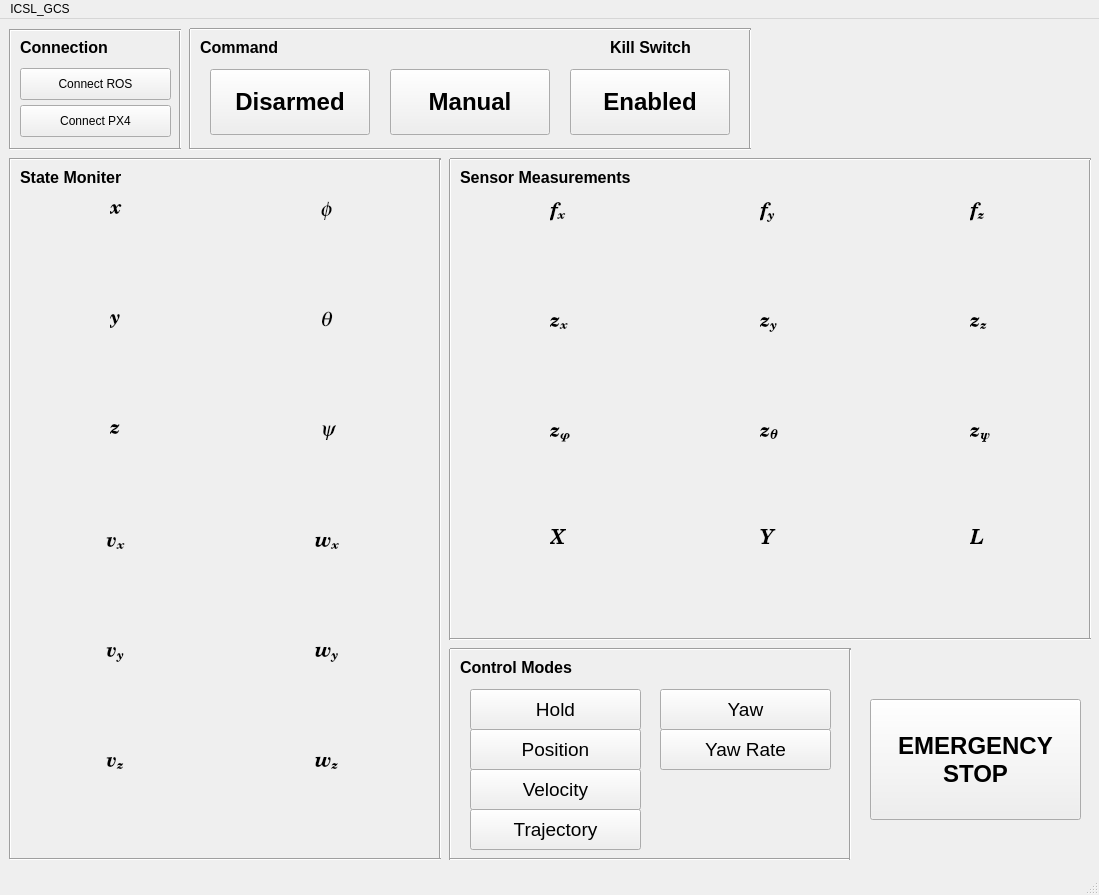
 <widget class="QMainWindow" name="ICSL_GCS">
  <property name="geometry">
   <rect>
    <x>0</x>
    <y>0</y>
    <width>1099</width>
    <height>895</height>
   </rect>
  </property>
  <property name="windowTitle">
   <string>MainWindow</string>
  </property>
  <widget class="QWidget" name="centralwidget">
   <widget class="QLabel" name="label">
    <property name="geometry">
     <rect>
      <x>20</x>
      <y>20</y>
      <width>91</width>
      <height>17</height>
     </rect>
    </property>
    <property name="font">
     <font>
      <pointsize>12</pointsize>
      <weight>75</weight>
      <bold>true</bold>
     </font>
    </property>
    <property name="text">
     <string>Connection</string>
    </property>
   </widget>
   <widget class="QPushButton" name="pushButton_connect_ros">
    <property name="geometry">
     <rect>
      <x>20</x>
      <y>49</y>
      <width>151</width>
      <height>32</height>
     </rect>
    </property>
    <property name="text">
     <string>Connect ROS</string>
    </property>
   </widget>
   <widget class="QPushButton" name="pushButton_connect_px4">
    <property name="geometry">
     <rect>
      <x>20</x>
      <y>86</y>
      <width>151</width>
      <height>32</height>
     </rect>
    </property>
    <property name="text">
     <string>Connect PX4</string>
    </property>
   </widget>
   <widget class="Line" name="line">
    <property name="geometry">
     <rect>
      <x>0</x>
      <y>10</y>
      <width>20</width>
      <height>120</height>
     </rect>
    </property>
    <property name="orientation">
     <enum>Qt::Vertical</enum>
    </property>
   </widget>
   <widget class="Line" name="line_2">
    <property name="geometry">
     <rect>
      <x>170</x>
      <y>10</y>
      <width>20</width>
      <height>120</height>
     </rect>
    </property>
    <property name="orientation">
     <enum>Qt::Vertical</enum>
    </property>
   </widget>
   <widget class="Line" name="line_3">
    <property name="geometry">
     <rect>
      <x>10</x>
      <y>-4</y>
      <width>171</width>
      <height>31</height>
     </rect>
    </property>
    <property name="orientation">
     <enum>Qt::Horizontal</enum>
    </property>
   </widget>
   <widget class="Line" name="line_4">
    <property name="geometry">
     <rect>
      <x>10</x>
      <y>120</y>
      <width>171</width>
      <height>21</height>
     </rect>
    </property>
    <property name="orientation">
     <enum>Qt::Horizontal</enum>
    </property>
   </widget>
   <widget class="QLabel" name="label_11">
    <property name="geometry">
     <rect>
      <x>20</x>
      <y>150</y>
      <width>171</width>
      <height>17</height>
     </rect>
    </property>
    <property name="font">
     <font>
      <pointsize>12</pointsize>
      <weight>75</weight>
      <bold>true</bold>
     </font>
    </property>
    <property name="text">
     <string>State Moniter</string>
    </property>
   </widget>
   <widget class="Line" name="line_9">
    <property name="geometry">
     <rect>
      <x>0</x>
      <y>139</y>
      <width>20</width>
      <height>701</height>
     </rect>
    </property>
    <property name="orientation">
     <enum>Qt::Vertical</enum>
    </property>
   </widget>
   <widget class="Line" name="line_10">
    <property name="geometry">
     <rect>
      <x>10</x>
      <y>130</y>
      <width>431</width>
      <height>21</height>
     </rect>
    </property>
    <property name="orientation">
     <enum>Qt::Horizontal</enum>
    </property>
   </widget>
   <widget class="Line" name="line_11">
    <property name="geometry">
     <rect>
      <x>430</x>
      <y>140</y>
      <width>20</width>
      <height>701</height>
     </rect>
    </property>
    <property name="orientation">
     <enum>Qt::Vertical</enum>
    </property>
   </widget>
   <widget class="Line" name="line_12">
    <property name="geometry">
     <rect>
      <x>10</x>
      <y>830</y>
      <width>431</width>
      <height>21</height>
     </rect>
    </property>
    <property name="orientation">
     <enum>Qt::Horizontal</enum>
    </property>
   </widget>
   <widget class="QPushButton" name="pushButton_arming">
    <property name="geometry">
     <rect>
      <x>210</x>
      <y>50</y>
      <width>160</width>
      <height>66</height>
     </rect>
    </property>
    <property name="font">
     <font>
      <pointsize>18</pointsize>
      <weight>75</weight>
      <bold>true</bold>
     </font>
    </property>
    <property name="text">
     <string>Disarmed</string>
    </property>
   </widget>
   <widget class="QLabel" name="label_6">
    <property name="geometry">
     <rect>
      <x>200</x>
      <y>20</y>
      <width>91</width>
      <height>17</height>
     </rect>
    </property>
    <property name="font">
     <font>
      <pointsize>12</pointsize>
      <weight>75</weight>
      <bold>true</bold>
     </font>
    </property>
    <property name="text">
     <string>Command</string>
    </property>
   </widget>
   <widget class="Line" name="line_17">
    <property name="geometry">
     <rect>
      <x>740</x>
      <y>10</y>
      <width>20</width>
      <height>120</height>
     </rect>
    </property>
    <property name="orientation">
     <enum>Qt::Vertical</enum>
    </property>
   </widget>
   <widget class="Line" name="line_18">
    <property name="geometry">
     <rect>
      <x>180</x>
      <y>10</y>
      <width>20</width>
      <height>120</height>
     </rect>
    </property>
    <property name="orientation">
     <enum>Qt::Vertical</enum>
    </property>
   </widget>
   <widget class="Line" name="line_19">
    <property name="geometry">
     <rect>
      <x>190</x>
      <y>120</y>
      <width>561</width>
      <height>21</height>
     </rect>
    </property>
    <property name="orientation">
     <enum>Qt::Horizontal</enum>
    </property>
   </widget>
   <widget class="Line" name="line_20">
    <property name="geometry">
     <rect>
      <x>190</x>
      <y>0</y>
      <width>561</width>
      <height>21</height>
     </rect>
    </property>
    <property name="orientation">
     <enum>Qt::Horizontal</enum>
    </property>
   </widget>
   <widget class="QPushButton" name="pushButton_flight_mode">
    <property name="geometry">
     <rect>
      <x>390</x>
      <y>50</y>
      <width>160</width>
      <height>66</height>
     </rect>
    </property>
    <property name="font">
     <font>
      <pointsize>18</pointsize>
      <weight>75</weight>
      <bold>true</bold>
     </font>
    </property>
    <property name="text">
     <string>Manual</string>
    </property>
   </widget>
   <widget class="QPushButton" name="pushButton_kill_switch">
    <property name="geometry">
     <rect>
      <x>570</x>
      <y>50</y>
      <width>160</width>
      <height>66</height>
     </rect>
    </property>
    <property name="font">
     <font>
      <pointsize>18</pointsize>
      <weight>75</weight>
      <bold>true</bold>
     </font>
    </property>
    <property name="text">
     <string>Enabled</string>
    </property>
   </widget>
   <widget class="QCustomPlot" name="widget_p_x" native="true">
    <property name="geometry">
     <rect>
      <x>20</x>
      <y>180</y>
      <width>200</width>
      <height>100</height>
     </rect>
    </property>
    <widget class="QLabel" name="label_7">
     <property name="geometry">
      <rect>
       <x>90</x>
       <y>0</y>
       <width>16</width>
       <height>21</height>
      </rect>
     </property>
     <property name="font">
      <font>
       <family>Century Schoolbook L</family>
       <pointsize>15</pointsize>
       <weight>75</weight>
       <italic>true</italic>
       <bold>true</bold>
      </font>
     </property>
     <property name="text">
      <string>x</string>
     </property>
    </widget>
   </widget>
   <widget class="QCustomPlot" name="widget_p_y" native="true">
    <property name="geometry">
     <rect>
      <x>20</x>
      <y>290</y>
      <width>200</width>
      <height>100</height>
     </rect>
    </property>
    <widget class="QLabel" name="label_10">
     <property name="geometry">
      <rect>
       <x>90</x>
       <y>0</y>
       <width>16</width>
       <height>20</height>
      </rect>
     </property>
     <property name="font">
      <font>
       <family>Century Schoolbook L</family>
       <pointsize>15</pointsize>
       <weight>75</weight>
       <italic>true</italic>
       <bold>true</bold>
      </font>
     </property>
     <property name="text">
      <string>y</string>
     </property>
    </widget>
   </widget>
   <widget class="QCustomPlot" name="widget_p_z" native="true">
    <property name="geometry">
     <rect>
      <x>20</x>
      <y>400</y>
      <width>200</width>
      <height>100</height>
     </rect>
    </property>
    <widget class="QLabel" name="label_5">
     <property name="geometry">
      <rect>
       <x>90</x>
       <y>0</y>
       <width>16</width>
       <height>21</height>
      </rect>
     </property>
     <property name="font">
      <font>
       <family>Century Schoolbook L</family>
       <pointsize>15</pointsize>
       <weight>75</weight>
       <italic>true</italic>
       <bold>true</bold>
      </font>
     </property>
     <property name="text">
      <string>z</string>
     </property>
    </widget>
   </widget>
   <widget class="QCustomPlot" name="widget_roll" native="true">
    <property name="geometry">
     <rect>
      <x>230</x>
      <y>180</y>
      <width>200</width>
      <height>100</height>
     </rect>
    </property>
    <widget class="QLabel" name="label_12">
     <property name="geometry">
      <rect>
       <x>90</x>
       <y>0</y>
       <width>16</width>
       <height>21</height>
      </rect>
     </property>
     <property name="font">
      <font>
       <family>Standard Symbols L</family>
       <pointsize>16</pointsize>
       <weight>50</weight>
       <italic>true</italic>
       <bold>false</bold>
      </font>
     </property>
     <property name="text">
      <string>f</string>
     </property>
    </widget>
   </widget>
   <widget class="QCustomPlot" name="widget_pitch" native="true">
    <property name="geometry">
     <rect>
      <x>230</x>
      <y>290</y>
      <width>200</width>
      <height>100</height>
     </rect>
    </property>
    <widget class="QLabel" name="label_13">
     <property name="geometry">
      <rect>
       <x>90</x>
       <y>0</y>
       <width>16</width>
       <height>21</height>
      </rect>
     </property>
     <property name="font">
      <font>
       <family>Standard Symbols L</family>
       <pointsize>16</pointsize>
       <weight>50</weight>
       <italic>true</italic>
       <bold>false</bold>
      </font>
     </property>
     <property name="text">
      <string>q</string>
     </property>
    </widget>
   </widget>
   <widget class="QCustomPlot" name="widget_yaw" native="true">
    <property name="geometry">
     <rect>
      <x>230</x>
      <y>400</y>
      <width>200</width>
      <height>100</height>
     </rect>
    </property>
    <widget class="QLabel" name="label_15">
     <property name="geometry">
      <rect>
       <x>90</x>
       <y>0</y>
       <width>16</width>
       <height>21</height>
      </rect>
     </property>
     <property name="font">
      <font>
       <family>Standard Symbols L</family>
       <pointsize>16</pointsize>
       <weight>50</weight>
       <italic>true</italic>
       <bold>false</bold>
      </font>
     </property>
     <property name="text">
      <string>y</string>
     </property>
    </widget>
   </widget>
   <widget class="QCustomPlot" name="widget_v_x" native="true">
    <property name="geometry">
     <rect>
      <x>20</x>
      <y>510</y>
      <width>200</width>
      <height>100</height>
     </rect>
    </property>
    <widget class="QLabel" name="label_3">
     <property name="geometry">
      <rect>
       <x>86</x>
       <y>0</y>
       <width>21</width>
       <height>31</height>
      </rect>
     </property>
     <property name="font">
      <font>
       <family>Century Schoolbook L</family>
       <pointsize>15</pointsize>
       <weight>75</weight>
       <italic>true</italic>
       <bold>true</bold>
      </font>
     </property>
     <property name="text">
      <string>&lt;html&gt;&lt;head/&gt;&lt;body&gt;&lt;p&gt;v&lt;span style=&quot; vertical-align:sub;&quot;&gt;x&lt;/span&gt;&lt;/p&gt;&lt;/body&gt;&lt;/html&gt;</string>
     </property>
    </widget>
   </widget>
   <widget class="QCustomPlot" name="widget_v_y" native="true">
    <property name="geometry">
     <rect>
      <x>20</x>
      <y>620</y>
      <width>200</width>
      <height>100</height>
     </rect>
    </property>
    <widget class="QLabel" name="label_4">
     <property name="geometry">
      <rect>
       <x>86</x>
       <y>0</y>
       <width>21</width>
       <height>31</height>
      </rect>
     </property>
     <property name="font">
      <font>
       <family>Century Schoolbook L</family>
       <pointsize>15</pointsize>
       <weight>75</weight>
       <italic>true</italic>
       <bold>true</bold>
      </font>
     </property>
     <property name="text">
      <string>&lt;html&gt;&lt;head/&gt;&lt;body&gt;&lt;p&gt;v&lt;span style=&quot; vertical-align:sub;&quot;&gt;y&lt;/span&gt;&lt;/p&gt;&lt;/body&gt;&lt;/html&gt;</string>
     </property>
    </widget>
   </widget>
   <widget class="QCustomPlot" name="widget_v_z" native="true">
    <property name="geometry">
     <rect>
      <x>20</x>
      <y>730</y>
      <width>200</width>
      <height>100</height>
     </rect>
    </property>
    <widget class="QLabel" name="label_9">
     <property name="geometry">
      <rect>
       <x>86</x>
       <y>0</y>
       <width>21</width>
       <height>31</height>
      </rect>
     </property>
     <property name="font">
      <font>
       <family>Century Schoolbook L</family>
       <pointsize>15</pointsize>
       <weight>75</weight>
       <italic>true</italic>
       <bold>true</bold>
      </font>
     </property>
     <property name="text">
      <string>&lt;html&gt;&lt;head/&gt;&lt;body&gt;&lt;p&gt;v&lt;span style=&quot; vertical-align:sub;&quot;&gt;z&lt;/span&gt;&lt;/p&gt;&lt;/body&gt;&lt;/html&gt;</string>
     </property>
    </widget>
   </widget>
   <widget class="QCustomPlot" name="widget_p" native="true">
    <property name="geometry">
     <rect>
      <x>230</x>
      <y>510</y>
      <width>200</width>
      <height>100</height>
     </rect>
    </property>
    <widget class="QLabel" name="label_8">
     <property name="geometry">
      <rect>
       <x>85</x>
       <y>0</y>
       <width>31</width>
       <height>31</height>
      </rect>
     </property>
     <property name="font">
      <font>
       <family>Century Schoolbook L</family>
       <pointsize>15</pointsize>
       <weight>75</weight>
       <italic>true</italic>
       <bold>true</bold>
      </font>
     </property>
     <property name="text">
      <string>&lt;html&gt;&lt;head/&gt;&lt;body&gt;&lt;p&gt;w&lt;span style=&quot; vertical-align:sub;&quot;&gt;x&lt;/span&gt;&lt;/p&gt;&lt;/body&gt;&lt;/html&gt;</string>
     </property>
    </widget>
   </widget>
   <widget class="QCustomPlot" name="widget_q" native="true">
    <property name="geometry">
     <rect>
      <x>230</x>
      <y>620</y>
      <width>200</width>
      <height>100</height>
     </rect>
    </property>
    <widget class="QLabel" name="label_14">
     <property name="geometry">
      <rect>
       <x>85</x>
       <y>0</y>
       <width>31</width>
       <height>31</height>
      </rect>
     </property>
     <property name="font">
      <font>
       <family>Century Schoolbook L</family>
       <pointsize>15</pointsize>
       <weight>75</weight>
       <italic>true</italic>
       <bold>true</bold>
      </font>
     </property>
     <property name="text">
      <string>&lt;html&gt;&lt;head/&gt;&lt;body&gt;&lt;p&gt;w&lt;span style=&quot; vertical-align:sub;&quot;&gt;y&lt;/span&gt;&lt;/p&gt;&lt;/body&gt;&lt;/html&gt;</string>
     </property>
    </widget>
   </widget>
   <widget class="QCustomPlot" name="widget_r" native="true">
    <property name="geometry">
     <rect>
      <x>230</x>
      <y>730</y>
      <width>200</width>
      <height>100</height>
     </rect>
    </property>
    <widget class="QLabel" name="label_16">
     <property name="geometry">
      <rect>
       <x>85</x>
       <y>0</y>
       <width>31</width>
       <height>31</height>
      </rect>
     </property>
     <property name="font">
      <font>
       <family>Century Schoolbook L</family>
       <pointsize>15</pointsize>
       <weight>75</weight>
       <italic>true</italic>
       <bold>true</bold>
      </font>
     </property>
     <property name="text">
      <string>&lt;html&gt;&lt;head/&gt;&lt;body&gt;&lt;p&gt;w&lt;span style=&quot; vertical-align:sub;&quot;&gt;z&lt;/span&gt;&lt;/p&gt;&lt;/body&gt;&lt;/html&gt;</string>
     </property>
    </widget>
   </widget>
   <widget class="Line" name="line_13">
    <property name="geometry">
     <rect>
      <x>440</x>
      <y>140</y>
      <width>20</width>
      <height>481</height>
     </rect>
    </property>
    <property name="orientation">
     <enum>Qt::Vertical</enum>
    </property>
   </widget>
   <widget class="QLabel" name="label_17">
    <property name="geometry">
     <rect>
      <x>460</x>
      <y>150</y>
      <width>171</width>
      <height>17</height>
     </rect>
    </property>
    <property name="font">
     <font>
      <pointsize>12</pointsize>
      <weight>75</weight>
      <bold>true</bold>
     </font>
    </property>
    <property name="text">
     <string>Sensor Measurements</string>
    </property>
   </widget>
   <widget class="QCustomPlot" name="widget_f_x" native="true">
    <property name="geometry">
     <rect>
      <x>460</x>
      <y>180</y>
      <width>200</width>
      <height>100</height>
     </rect>
    </property>
    <widget class="QLabel" name="label_23">
     <property name="geometry">
      <rect>
       <x>90</x>
       <y>0</y>
       <width>21</width>
       <height>31</height>
      </rect>
     </property>
     <property name="font">
      <font>
       <family>Century Schoolbook L</family>
       <pointsize>15</pointsize>
       <weight>75</weight>
       <italic>true</italic>
       <bold>true</bold>
      </font>
     </property>
     <property name="text">
      <string>&lt;html&gt;&lt;head/&gt;&lt;body&gt;&lt;p&gt;f&lt;span style=&quot; vertical-align:sub;&quot;&gt;x&lt;/span&gt;&lt;/p&gt;&lt;/body&gt;&lt;/html&gt;</string>
     </property>
    </widget>
   </widget>
   <widget class="QCustomPlot" name="widget_f_y" native="true">
    <property name="geometry">
     <rect>
      <x>670</x>
      <y>180</y>
      <width>200</width>
      <height>100</height>
     </rect>
    </property>
    <widget class="QLabel" name="label_22">
     <property name="geometry">
      <rect>
       <x>90</x>
       <y>0</y>
       <width>21</width>
       <height>31</height>
      </rect>
     </property>
     <property name="font">
      <font>
       <family>Century Schoolbook L</family>
       <pointsize>15</pointsize>
       <weight>75</weight>
       <italic>true</italic>
       <bold>true</bold>
      </font>
     </property>
     <property name="text">
      <string>&lt;html&gt;&lt;head/&gt;&lt;body&gt;&lt;p&gt;f&lt;span style=&quot; vertical-align:sub;&quot;&gt;y&lt;/span&gt;&lt;/p&gt;&lt;/body&gt;&lt;/html&gt;</string>
     </property>
    </widget>
   </widget>
   <widget class="QCustomPlot" name="widget_f_z" native="true">
    <property name="geometry">
     <rect>
      <x>880</x>
      <y>180</y>
      <width>200</width>
      <height>100</height>
     </rect>
    </property>
    <widget class="QLabel" name="label_21">
     <property name="geometry">
      <rect>
       <x>90</x>
       <y>0</y>
       <width>21</width>
       <height>31</height>
      </rect>
     </property>
     <property name="font">
      <font>
       <family>Century Schoolbook L</family>
       <pointsize>15</pointsize>
       <weight>75</weight>
       <italic>true</italic>
       <bold>true</bold>
      </font>
     </property>
     <property name="text">
      <string>&lt;html&gt;&lt;head/&gt;&lt;body&gt;&lt;p&gt;f&lt;span style=&quot; vertical-align:sub;&quot;&gt;z&lt;/span&gt;&lt;/p&gt;&lt;/body&gt;&lt;/html&gt;</string>
     </property>
    </widget>
   </widget>
   <widget class="Line" name="line_14">
    <property name="geometry">
     <rect>
      <x>1080</x>
      <y>140</y>
      <width>20</width>
      <height>481</height>
     </rect>
    </property>
    <property name="orientation">
     <enum>Qt::Vertical</enum>
    </property>
   </widget>
   <widget class="Line" name="line_15">
    <property name="geometry">
     <rect>
      <x>450</x>
      <y>130</y>
      <width>641</width>
      <height>21</height>
     </rect>
    </property>
    <property name="orientation">
     <enum>Qt::Horizontal</enum>
    </property>
   </widget>
   <widget class="Line" name="line_16">
    <property name="geometry">
     <rect>
      <x>450</x>
      <y>610</y>
      <width>641</width>
      <height>21</height>
     </rect>
    </property>
    <property name="orientation">
     <enum>Qt::Horizontal</enum>
    </property>
   </widget>
   <widget class="QCustomPlot" name="widget_z_y" native="true">
    <property name="geometry">
     <rect>
      <x>670</x>
      <y>290</y>
      <width>200</width>
      <height>100</height>
     </rect>
    </property>
    <widget class="QLabel" name="label_24">
     <property name="geometry">
      <rect>
       <x>90</x>
       <y>0</y>
       <width>21</width>
       <height>31</height>
      </rect>
     </property>
     <property name="font">
      <font>
       <family>Century Schoolbook L</family>
       <pointsize>15</pointsize>
       <weight>75</weight>
       <italic>true</italic>
       <bold>true</bold>
      </font>
     </property>
     <property name="text">
      <string>&lt;html&gt;&lt;head/&gt;&lt;body&gt;&lt;p&gt;z&lt;span style=&quot; vertical-align:sub;&quot;&gt;y&lt;/span&gt;&lt;/p&gt;&lt;/body&gt;&lt;/html&gt;</string>
     </property>
    </widget>
   </widget>
   <widget class="QCustomPlot" name="widget_z_x" native="true">
    <property name="geometry">
     <rect>
      <x>460</x>
      <y>290</y>
      <width>200</width>
      <height>100</height>
     </rect>
    </property>
    <widget class="QLabel" name="label_25">
     <property name="geometry">
      <rect>
       <x>90</x>
       <y>0</y>
       <width>21</width>
       <height>31</height>
      </rect>
     </property>
     <property name="font">
      <font>
       <family>Century Schoolbook L</family>
       <pointsize>15</pointsize>
       <weight>75</weight>
       <italic>true</italic>
       <bold>true</bold>
      </font>
     </property>
     <property name="text">
      <string>&lt;html&gt;&lt;head/&gt;&lt;body&gt;&lt;p&gt;z&lt;span style=&quot; vertical-align:sub;&quot;&gt;x&lt;/span&gt;&lt;/p&gt;&lt;/body&gt;&lt;/html&gt;</string>
     </property>
    </widget>
   </widget>
   <widget class="QCustomPlot" name="widget_z_z" native="true">
    <property name="geometry">
     <rect>
      <x>880</x>
      <y>290</y>
      <width>200</width>
      <height>100</height>
     </rect>
    </property>
    <widget class="QLabel" name="label_26">
     <property name="geometry">
      <rect>
       <x>90</x>
       <y>0</y>
       <width>21</width>
       <height>31</height>
      </rect>
     </property>
     <property name="font">
      <font>
       <family>Century Schoolbook L</family>
       <pointsize>15</pointsize>
       <weight>75</weight>
       <italic>true</italic>
       <bold>true</bold>
      </font>
     </property>
     <property name="text">
      <string>&lt;html&gt;&lt;head/&gt;&lt;body&gt;&lt;p&gt;z&lt;span style=&quot; vertical-align:sub;&quot;&gt;z&lt;/span&gt;&lt;/p&gt;&lt;/body&gt;&lt;/html&gt;</string>
     </property>
    </widget>
   </widget>
   <widget class="QCustomPlot" name="widget_z_pitch" native="true">
    <property name="geometry">
     <rect>
      <x>670</x>
      <y>400</y>
      <width>200</width>
      <height>100</height>
     </rect>
    </property>
    <widget class="QLabel" name="label_27">
     <property name="geometry">
      <rect>
       <x>90</x>
       <y>0</y>
       <width>21</width>
       <height>31</height>
      </rect>
     </property>
     <property name="font">
      <font>
       <family>Century Schoolbook L</family>
       <pointsize>15</pointsize>
       <weight>75</weight>
       <italic>true</italic>
       <bold>true</bold>
      </font>
     </property>
     <property name="text">
      <string>&lt;html&gt;&lt;head/&gt;&lt;body&gt;&lt;p&gt;z&lt;span style=&quot; vertical-align:sub;&quot;&gt;&amp;theta;&lt;/span&gt;&lt;/p&gt;&lt;/body&gt;&lt;/html&gt;</string>
     </property>
    </widget>
   </widget>
   <widget class="QCustomPlot" name="widget_z_roll" native="true">
    <property name="geometry">
     <rect>
      <x>460</x>
      <y>400</y>
      <width>200</width>
      <height>100</height>
     </rect>
    </property>
    <widget class="QLabel" name="label_28">
     <property name="geometry">
      <rect>
       <x>90</x>
       <y>0</y>
       <width>21</width>
       <height>31</height>
      </rect>
     </property>
     <property name="font">
      <font>
       <family>Century Schoolbook L</family>
       <pointsize>15</pointsize>
       <weight>75</weight>
       <italic>true</italic>
       <bold>true</bold>
      </font>
     </property>
     <property name="text">
      <string>&lt;html&gt;&lt;head/&gt;&lt;body&gt;&lt;p&gt;z&lt;span style=&quot; vertical-align:sub;&quot;&gt;&amp;phi;&lt;/span&gt;&lt;/p&gt;&lt;/body&gt;&lt;/html&gt;</string>
     </property>
    </widget>
   </widget>
   <widget class="QCustomPlot" name="widget_z_yaw" native="true">
    <property name="geometry">
     <rect>
      <x>880</x>
      <y>400</y>
      <width>200</width>
      <height>100</height>
     </rect>
    </property>
    <widget class="QLabel" name="label_29">
     <property name="geometry">
      <rect>
       <x>90</x>
       <y>0</y>
       <width>21</width>
       <height>31</height>
      </rect>
     </property>
     <property name="font">
      <font>
       <family>Century Schoolbook L</family>
       <pointsize>15</pointsize>
       <weight>75</weight>
       <italic>true</italic>
       <bold>true</bold>
      </font>
     </property>
     <property name="text">
      <string>&lt;html&gt;&lt;head/&gt;&lt;body&gt;&lt;p&gt;z&lt;span style=&quot; vertical-align:sub;&quot;&gt;&amp;psi;&lt;/span&gt;&lt;/p&gt;&lt;/body&gt;&lt;/html&gt;</string>
     </property>
    </widget>
   </widget>
   <widget class="QCustomPlot" name="widget_gps_x" native="true">
    <property name="geometry">
     <rect>
      <x>460</x>
      <y>510</y>
      <width>200</width>
      <height>100</height>
     </rect>
    </property>
    <widget class="QLabel" name="label_31">
     <property name="geometry">
      <rect>
       <x>90</x>
       <y>0</y>
       <width>16</width>
       <height>21</height>
      </rect>
     </property>
     <property name="font">
      <font>
       <family>Century Schoolbook L</family>
       <pointsize>15</pointsize>
       <weight>75</weight>
       <italic>true</italic>
       <bold>true</bold>
      </font>
     </property>
     <property name="text">
      <string>X</string>
     </property>
    </widget>
   </widget>
   <widget class="QCustomPlot" name="widget_lidar" native="true">
    <property name="geometry">
     <rect>
      <x>880</x>
      <y>510</y>
      <width>200</width>
      <height>100</height>
     </rect>
    </property>
    <widget class="QLabel" name="label_30">
     <property name="geometry">
      <rect>
       <x>90</x>
       <y>0</y>
       <width>16</width>
       <height>21</height>
      </rect>
     </property>
     <property name="font">
      <font>
       <family>Century Schoolbook L</family>
       <pointsize>15</pointsize>
       <weight>75</weight>
       <italic>true</italic>
       <bold>true</bold>
      </font>
     </property>
     <property name="text">
      <string>L</string>
     </property>
    </widget>
   </widget>
   <widget class="QCustomPlot" name="widget_gps_y" native="true">
    <property name="geometry">
     <rect>
      <x>670</x>
      <y>510</y>
      <width>200</width>
      <height>100</height>
     </rect>
    </property>
    <widget class="QLabel" name="label_32">
     <property name="geometry">
      <rect>
       <x>90</x>
       <y>0</y>
       <width>16</width>
       <height>21</height>
      </rect>
     </property>
     <property name="font">
      <font>
       <family>Century Schoolbook L</family>
       <pointsize>15</pointsize>
       <weight>75</weight>
       <italic>true</italic>
       <bold>true</bold>
      </font>
     </property>
     <property name="text">
      <string>Y</string>
     </property>
    </widget>
   </widget>
   <widget class="QLabel" name="label_33">
    <property name="geometry">
     <rect>
      <x>460</x>
      <y>640</y>
      <width>171</width>
      <height>17</height>
     </rect>
    </property>
    <property name="font">
     <font>
      <pointsize>12</pointsize>
      <weight>75</weight>
      <bold>true</bold>
     </font>
    </property>
    <property name="text">
     <string>Control Modes</string>
    </property>
   </widget>
   <widget class="Line" name="line_21">
    <property name="geometry">
     <rect>
      <x>440</x>
      <y>630</y>
      <width>20</width>
      <height>211</height>
     </rect>
    </property>
    <property name="orientation">
     <enum>Qt::Vertical</enum>
    </property>
   </widget>
   <widget class="Line" name="line_22">
    <property name="geometry">
     <rect>
      <x>450</x>
      <y>620</y>
      <width>401</width>
      <height>21</height>
     </rect>
    </property>
    <property name="orientation">
     <enum>Qt::Horizontal</enum>
    </property>
   </widget>
   <widget class="Line" name="line_23">
    <property name="geometry">
     <rect>
      <x>450</x>
      <y>830</y>
      <width>401</width>
      <height>21</height>
     </rect>
    </property>
    <property name="orientation">
     <enum>Qt::Horizontal</enum>
    </property>
   </widget>
   <widget class="Line" name="line_24">
    <property name="geometry">
     <rect>
      <x>840</x>
      <y>630</y>
      <width>20</width>
      <height>211</height>
     </rect>
    </property>
    <property name="orientation">
     <enum>Qt::Vertical</enum>
    </property>
   </widget>
   <widget class="QPushButton" name="pushButton_mode_pos">
    <property name="geometry">
     <rect>
      <x>470</x>
      <y>710</y>
      <width>171</width>
      <height>41</height>
     </rect>
    </property>
    <property name="font">
     <font>
      <pointsize>14</pointsize>
      <weight>50</weight>
      <italic>false</italic>
      <bold>false</bold>
     </font>
    </property>
    <property name="text">
     <string>Position</string>
    </property>
   </widget>
   <widget class="QPushButton" name="pushButton_mode_vel">
    <property name="geometry">
     <rect>
      <x>470</x>
      <y>750</y>
      <width>171</width>
      <height>41</height>
     </rect>
    </property>
    <property name="font">
     <font>
      <pointsize>14</pointsize>
      <weight>50</weight>
      <italic>false</italic>
      <bold>false</bold>
     </font>
    </property>
    <property name="text">
     <string>Velocity</string>
    </property>
   </widget>
   <widget class="QPushButton" name="pushButton_mode_hold">
    <property name="geometry">
     <rect>
      <x>470</x>
      <y>670</y>
      <width>171</width>
      <height>41</height>
     </rect>
    </property>
    <property name="font">
     <font>
      <pointsize>14</pointsize>
      <weight>50</weight>
      <italic>false</italic>
      <bold>false</bold>
     </font>
    </property>
    <property name="text">
     <string>Hold</string>
    </property>
   </widget>
   <widget class="QPushButton" name="pushButton_mode_traj">
    <property name="geometry">
     <rect>
      <x>470</x>
      <y>790</y>
      <width>171</width>
      <height>41</height>
     </rect>
    </property>
    <property name="font">
     <font>
      <pointsize>14</pointsize>
      <weight>50</weight>
      <italic>false</italic>
      <bold>false</bold>
     </font>
    </property>
    <property name="text">
     <string>Trajectory</string>
    </property>
   </widget>
   <widget class="QPushButton" name="pushButton_mode_yaw">
    <property name="geometry">
     <rect>
      <x>660</x>
      <y>670</y>
      <width>171</width>
      <height>41</height>
     </rect>
    </property>
    <property name="font">
     <font>
      <pointsize>14</pointsize>
      <weight>50</weight>
      <italic>false</italic>
      <bold>false</bold>
     </font>
    </property>
    <property name="text">
     <string>Yaw</string>
    </property>
   </widget>
   <widget class="QPushButton" name="pushButton_mode_yaw_rate">
    <property name="geometry">
     <rect>
      <x>660</x>
      <y>710</y>
      <width>171</width>
      <height>41</height>
     </rect>
    </property>
    <property name="font">
     <font>
      <pointsize>14</pointsize>
      <weight>50</weight>
      <italic>false</italic>
      <bold>false</bold>
     </font>
    </property>
    <property name="text">
     <string>Yaw Rate</string>
    </property>
   </widget>
   <widget class="QPushButton" name="pushButton_emergency">
    <property name="geometry">
     <rect>
      <x>870</x>
      <y>680</y>
      <width>211</width>
      <height>121</height>
     </rect>
    </property>
    <property name="font">
     <font>
      <pointsize>18</pointsize>
      <weight>75</weight>
      <bold>true</bold>
     </font>
    </property>
    <property name="text">
     <string>EMERGENCY
STOP</string>
    </property>
   </widget>
   <widget class="QLabel" name="label_18">
    <property name="geometry">
     <rect>
      <x>610</x>
      <y>20</y>
      <width>91</width>
      <height>17</height>
     </rect>
    </property>
    <property name="font">
     <font>
      <pointsize>12</pointsize>
      <weight>75</weight>
      <bold>true</bold>
     </font>
    </property>
    <property name="text">
     <string>Kill Switch</string>
    </property>
   </widget>
  </widget>
  <widget class="QMenuBar" name="menubar">
   <property name="geometry">
    <rect>
     <x>0</x>
     <y>0</y>
     <width>1099</width>
     <height>25</height>
    </rect>
   </property>
   <widget class="QMenu" name="menuICSL_GCS">
    <property name="title">
     <string>ICSL_GCS</string>
    </property>
   </widget>
   <addaction name="menuICSL_GCS"/>
  </widget>
  <widget class="QStatusBar" name="statusbar"/>
 </widget>
